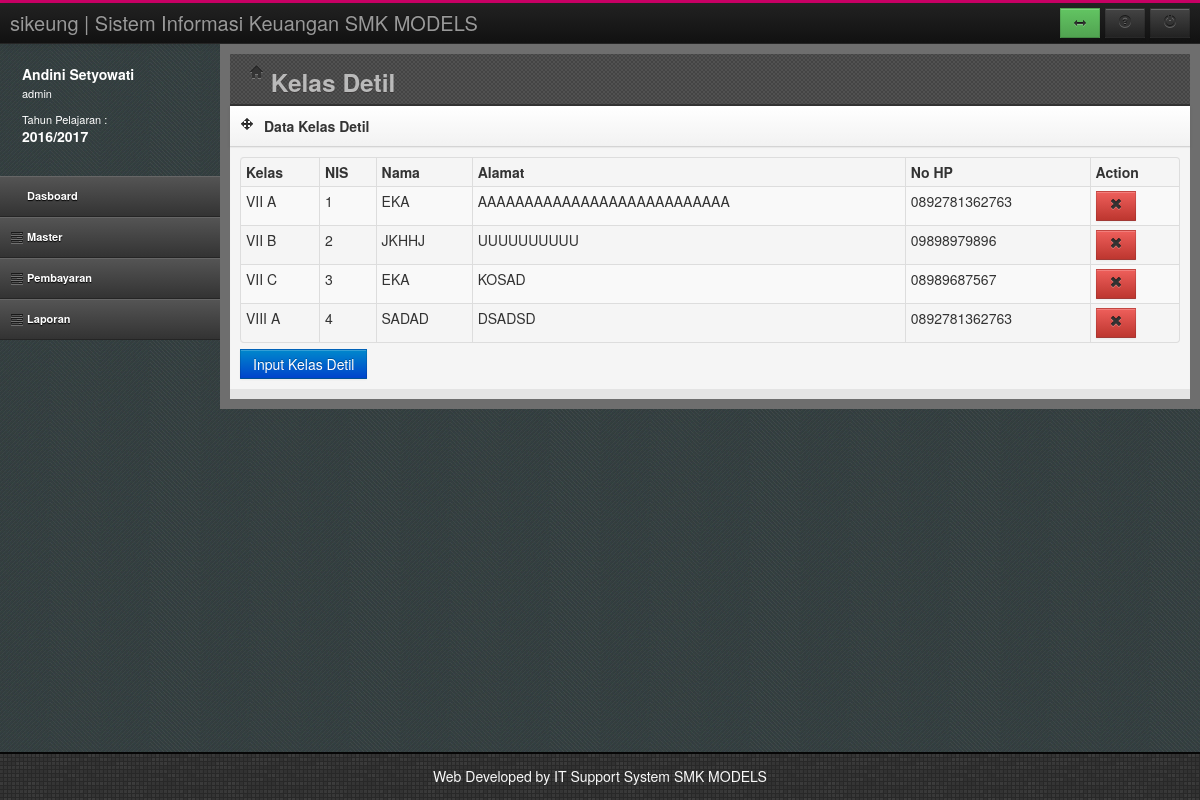
The app's page /index.php?page=kelasdetil (signed in) with its own data.
### tables this page shows
CREATE TABLE `tahunjar` (
  `TahunAkademik` varchar(20) NOT NULL,
  `Status` varchar(20) DEFAULT NULL,
  PRIMARY KEY (`TahunAkademik`)
);

CREATE TABLE `siswa` (
  `KODE_SISWA` int(11) NOT NULL AUTO_INCREMENT,
  `NIS` varchar(20) DEFAULT NULL,
  `KODE_JUR` int(11) NOT NULL,
  `NO_INDUK` varchar(20) DEFAULT NULL,
  `NAMA_SISWA` varchar(50) DEFAULT NULL,
  `ALAMAT_SISWA` varchar(100) DEFAULT NULL,
  `NOHP_SISWA` varchar(15) DEFAULT NULL,
  `THN_ANGK` int(11) DEFAULT NULL,
  `NAMA_JURSIS` varchar(50) DEFAULT NULL,
  PRIMARY KEY (`KODE_SISWA`),
  KEY `FK_MENEMPATI` (`KODE_JUR`),
  CONSTRAINT `FK_MENEMPATI` FOREIGN KEY (`KODE_JUR`) REFERENCES `jurusan` (`KODE_JUR`)
);

CREATE TABLE `kelas` (
  `idkelas` int(11) NOT NULL AUTO_INCREMENT,
  `Grade` varchar(5) DEFAULT NULL,
  `Kelas` varchar(50) DEFAULT NULL,
  `JumlahMurid` int(11) DEFAULT NULL,
  `walikelas` varchar(50) DEFAULT NULL,
  PRIMARY KEY (`idkelas`)
);

### kelasdetil.php (the view, shortened to what this page needs)
<header class="head">
	<div class="main-bar">
		<h3><i class="icon-home"></i>  Kelas Detil</h3>
	</div>
</header>
<div class="row-fluid">
	<div class="span12">
		<div class="box">
			<header>
				<div class="icons"><i class="icon-move"></i></div>
				<h5>Data Kelas Detil</h5>
			</header>
			<div id="collapse4" class="body">
				<table id="dataTable" class="table table-bordered table-condensed table-hover table-striped">
					<thead>
						<tr>
							<th>Kelas</th>
							<th>NIS</th>
							<th>Nama</th>
							<th>Alamat</th>
							<th>No HP</th>
							<th>Action</th>
						</tr>
					</thead>
					<tbody>
					<?php
					$sql = "SELECT b.Kelas,a.NIS,a.nama_siswa,a.alamat_siswa,a.NoHp_siswa,b.idkelas
					FROM siswa a, kelas b, kelasdetil c
					WHERE c.idkelas=b.idkelas AND c.nis=a.NIS and tahunajaran='$TahunAktif'";
					$rw=mysql_query($sql);
					while($rs=mysql_fetch_array($rw))
					{
					?>
						<tr>
							<td><?php echo $rs[0]; ?></td>
							<td><?php echo $rs[1]; ?></td>
							<td><?php echo $rs[2]; ?></td>
							<td><?php echo $rs[3]; ?></td>
							<td><?php echo $rs[4]; ?></td>
							<td>
								<a href="hapuskelasdetil.php?id=<?php echo $rs[5]; ?>&id2=<?php echo $rs[1]; ?>"><button class="btn btn-danger remove"><i class="icon-remove"></i></button></a>
								</div>
					<?php
					}
					?>
				<a href="?page=addkelasdetil&act=0">
					<input type="submit" value="Input Kelas Detil" class="btn btn-primary">
				</a>
			</div>
		</div>
	</div>
</div>

### usersesion.php
<div class="media user-media hidden-phone">
	<div class="media-body hidden-tablet">
		<h5 class="media-heading"><?php echo $LogNamaUser;?></h5>
		<ul class="unstyled user-info">
			<li><?php echo $LogHak;?><br/><br/></li>
			<li>Tahun Pelajaran : <br/>
				<h5 class="media-heading"><?php echo $TahunAktif ;?></h5>
			</li>
		</ul>
	</div>
</div>

### assets/css/style.css (style rules this page uses)
html, body { height: 100%; }
.head { height: 40px; padding-bottom: 10px; *zoom: 1; }
.head:before, .head:after { display: table; content: ""; line-height: 0; }
.head:after { clear: both; }
.head .main-bar { margin-left: 20px; position: relative; }
#left .user-media { color: #fff; padding: 20px 0 20px 10px; }
#left .user-media .media-body { float: left; margin-left: 12px; }
#left .user-media .media-body h5 { margin-bottom: 3px; }
#left .user-media .media-body .user-info li { line-height: 13px; font-size: 11px; }
.head { background-color: #444444; background-image: url("../img/bg.png"); background-repeat: repeat; border-bottom: 2px solid #333333; }
.head .main-bar h3 { color: #BABABA; line-height: 29px; text-shadow: 0 1px 0 rgba(51, 47, 47, 0.6); }
.box { margin-bottom: 10px; position: relative; width: 100%; }
.box header { background-color: #fafafa; background-image: -moz-linear-gradient(top, #ffffff, #f2f2f2); background-image: -webkit-gradient(linear, 0 0, 0 100%, from(#ffffff), to(#f2f2f2)); background-image: -webkit-linear-gradient(top, #ffffff, #f2f2f2); background-image: -o-linear-gradient(top, #ffffff, #f2f2f2); background-image: linear-gradient(to bottom, #ffffff, #f2f2f2); background-repeat: repeat-x; filter: progid:DXImageTransform.Microsoft.gradient(startColorstr='#ffffffff', endColorstr='#fff2f2f2', GradientType=0); border-bottom: 1px solid #d4d4d4; -webkit-box-shadow: 0 1px 4px rgba(0, 0, 0, 0.065); -moz-box-shadow: 0 1px 4px rgba(0, 0, 0, 0.065); box-shadow: 0 1px 4px rgba(0, 0, 0, 0.065); *zoom: 1; }
.box header:before, .box header:after { display: table; content: ""; line-height: 0; }
.box header:after { clear: both; }
.box header .icons, .box header h5 { float: left; margin: 0; }
.box header .icons { float: left; display: block; padding: 10px 5px 10px 10px; }
.box header h5 { margin: 10px 0 10px 5px; }
.box .body, .box .block { padding: 10px; background-color: #F5F5F5; -webkit-box-shadow: inset 0 1px 1px rgba(0, 0, 0, 0.05); -moz-box-shadow: inset 0 1px 1px rgba(0, 0, 0, 0.05); box-shadow: inset 0 1px 1px rgba(0, 0, 0, 0.05); }
.btn { -webkit-border-radius: 0; -moz-border-radius: 0; border-radius: 0; }

### assets/css/responsive-tables.css (style rules this page uses)
table th { font-weight: bold; }
table td, table th { padding: 9px 10px; text-align: left; }

### records on screen
tahunjar: TahunAkademik "2016/2017"
siswa: kelas.Kelas "VII A", NIS "1", NAMA_SISWA "EKA", ALAMAT_SISWA "AAAAAAAAAAAAAAAAAAAAAAAAAAA", NOHP_SISWA "0892781362763"
siswa: kelas.Kelas "VII B", NIS "2", NAMA_SISWA "JKHHJ", ALAMAT_SISWA "UUUUUUUUUU", NOHP_SISWA "09898979896"
siswa: kelas.Kelas "VII C", NIS "3", NAMA_SISWA "EKA", ALAMAT_SISWA "KOSAD", NOHP_SISWA "08989687567"
siswa: kelas.Kelas "VIII A", NIS "4", NAMA_SISWA "SADAD", ALAMAT_SISWA "DSADSD", NOHP_SISWA "0892781362763"

### other values on screen
$LogNamaUser "Andini Setyowati"
$LogHak "admin"
